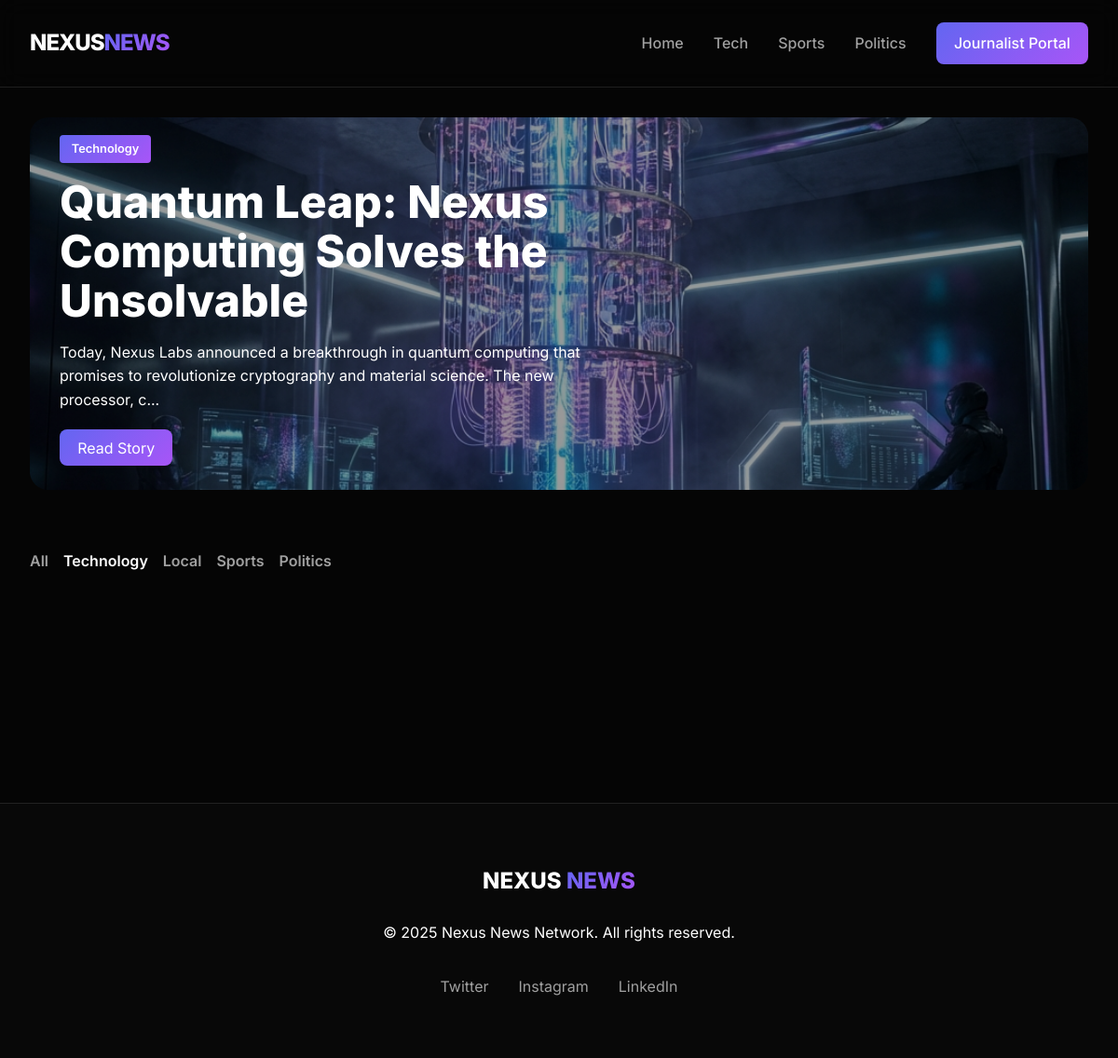
Page /?category=Technology on the committed database.
### app.py (models this page shows, shortened)
class News(db.Model):
    id = db.Column(db.Integer, primary_key=True)
    title = db.Column(db.String(200), nullable=False)
    content = db.Column(db.Text, nullable=False)
    author = db.Column(db.String(100), nullable=False)
    category = db.Column(db.String(50), nullable=False)
    image_url = db.Column(db.String(300))
    video_url = db.Column(db.String(300))
    area = db.Column(db.String(100)) # User area
    created_at = db.Column(db.DateTime, default=datetime.utcnow)

### app.py (the view)
@app.route('/')
def index():
    area = request.args.get('area')
    category = request.args.get('category')
    query = News.query
    if area:
        query = query.filter_by(area=area)
    if category:
        query = query.filter_by(category=category)
    news_list = query.order_by(News.created_at.desc()).all()
    areas = db.session.query(News.area).distinct().all()
    categories = db.session.query(News.category).distinct().all()
    return render_template('index.html', news_list=news_list, areas=[a[0] for a in areas if a[0]], categories=[c[0] for c in categories if c[0]])

### templates/index.html (shortened to what this page needs)
{% extends 'base.html' %}
{% block content %}
{% if news_list %}
<section class="hero">
    {% set latest = news_list[0] %}
    <img src="{{ latest.image_url if latest.image_url else 'https://images.unsplash.com/photo-1504711434969-e33886168f5c?q=80&w=1200' }}"
        alt="Hero Image" class="hero-img">
    <div class="hero-text">
        <span class="tag">{{ latest.category }}</span>
        <h1>{{ latest.title }}</h1>
        <p>{{ latest.content[:150] }}...</p>
        <br>
        <a href="/news/{{ latest.id }}" class="upload-btn" style="text-decoration: none;">Read Story</a>
    </div>
</section>
<div class="filter-bar" style="margin-bottom: 3rem; display: flex; gap: 1rem; overflow-x: auto; padding-bottom: 1rem;">
    <a href="/"
        style="text-decoration: none; color: {{ 'var(--text-primary)' if not request.args.get('category') else 'var(--text-secondary)' }}; font-weight: 600;">All</a>
    {% for cat in categories %}
    <a href="/?category={{ cat }}"
        style="text-decoration: none; color: {{ 'var(--text-primary)' if request.args.get('category') == cat else 'var(--text-secondary)' }}; font-weight: 600;">{{
        cat }}</a>
    {% endfor %}
</div>
{% endif %}
{% endblock %}

### static/css/style.css (style rules this page uses)
:root { --bg-color: #050505; --text-primary: #ffffff; --text-secondary: #a0a0a0; --accent-color: #6366f1; --accent-gradient: linear-gradient(135deg, #6366f1 0%, #a855f7 100%); --card-bg: rgba(255, 255, 255, 0.03); --glass-border: rgba(255, 255, 255, 0.1); --nav-bg: rgba(5, 5, 5, 0.8); }
* { margin: 0; padding: 0; box-sizing: border-box; }
body { background-color: var(--bg-color); color: var(--text-primary); font-family: 'Inter', sans-serif; line-height: 1.6; overflow-x: hidden; }
.upload-btn { background: var(--accent-gradient); padding: 0.6rem 1.2rem; border-radius: 8px; color: white !important; transition: transform 0.3s cubic-bezier(0.175, 0.885, 0.32, 1.275) !important; }
.hero { margin-bottom: 4rem; position: relative; border-radius: 20px; overflow: hidden; height: 400px; }
.hero-img { width: 100%; height: 100%; object-fit: cover; filter: brightness(0.6); }
.hero-text { position: absolute; bottom: 2rem; left: 2rem; max-width: 600px; }
.hero-text h1 { font-size: 3rem; font-weight: 800; margin-bottom: 1rem; line-height: 1.1; }
.tag { background: var(--accent-gradient); padding: 0.3rem 0.8rem; border-radius: 4px; font-size: 0.8rem; font-weight: 600; margin-bottom: 1rem; display: inline-block; }

### rows in the picture
News: image_url (picture), category "Technology", title "Quantum Leap: Nexus Computing Solves the Unsolvable", content "Today, Nexus Labs announced a breakthrough in quantum computing that promises to revolutionize cryptography and material science. The new processor, c"
News: category "Sports"
News: category "Politics"

### other values in the picture
{{ cat }} "Local"
